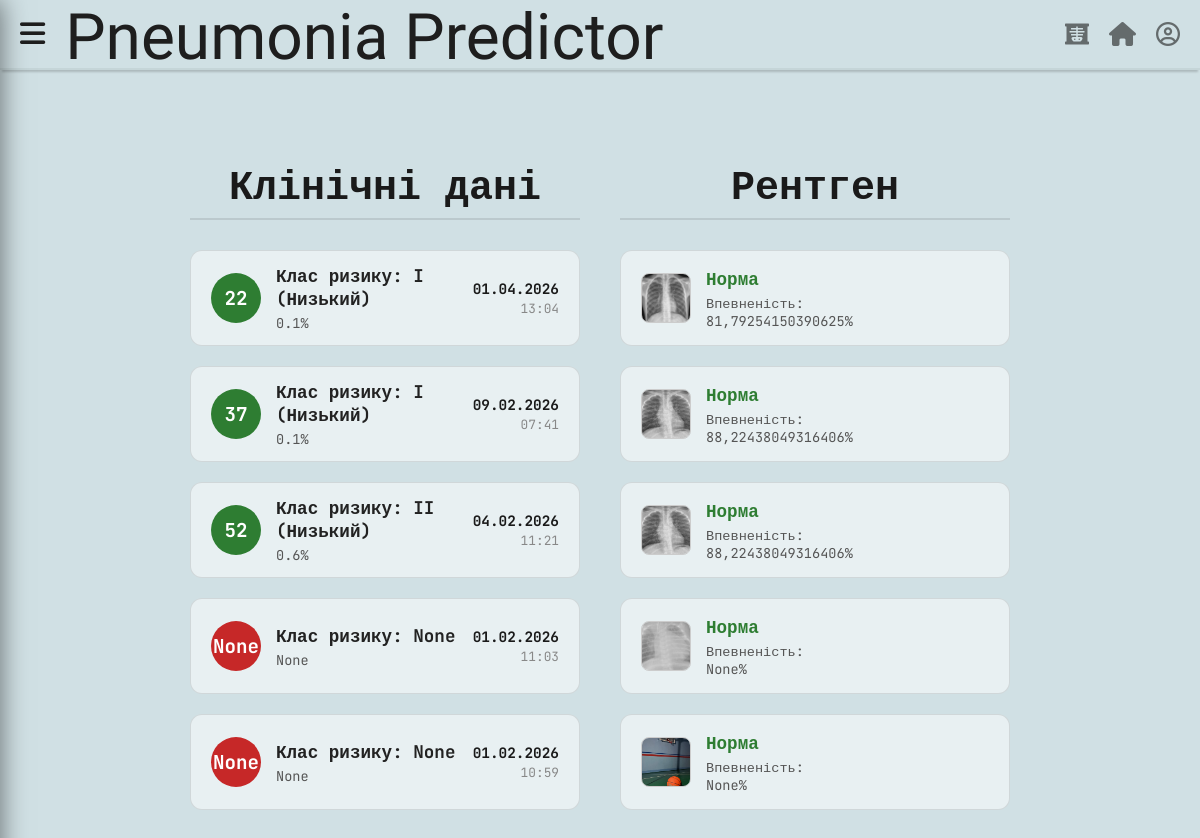
The page /diagnosis/history/ (signed in) on the database its author committed.
### diagnosis/models.py (models this page shows, shortened)
class ClinicalData(models.Model):
    user = models.ForeignKey(
        settings.AUTH_USER_MODEL,
        on_delete=models.CASCADE,
        verbose_name="Пацієнт"
    )
    GENDER_CHOICES = [
        ('M', 'Чоловік'),
        ('F', 'Жінка'),
    ]
    gender = models.CharField(max_length=1, choices=GENDER_CHOICES, default='M', verbose_name="Стать")
    age = models.PositiveIntegerField(verbose_name="Вік")
    cough = models.BooleanField(default=False, verbose_name="Кашель")
    rasp = models.BooleanField(default=False, verbose_name="Хрипи")
    cancer = models.BooleanField(default=False, verbose_name="Онкологічні захворювання")
    liver_disease = models.BooleanField(default=False, verbose_name="Захворювання печінки")
    heart_disease = models.BooleanField(default=False, verbose_name="Серцева недостатність")
    cerebrovascular_disease = models.BooleanField(default=False, verbose_name="Цереброваскулярні хвороби (інсульт)")
    renal_disease = models.BooleanField(default=False, verbose_name="Захворювання нирок")
    nursing_home = models.BooleanField(default=False, verbose_name="Проживання в будинку престарілих")
    altered_mental_status = models.BooleanField(default=False, verbose_name="Сплутаність свідомості")
    respiratory_rate = models.PositiveIntegerField(
        verbose_name="Частота дихання (вдихів/хв)",
        default=18,
        validators=[MinValueValidator(5), MaxValueValidator(80)]
    )
    systolic_bp = models.PositiveIntegerField(
        verbose_name="Систолічний тиск (верхній)",
        default=120,
        validators=[MinValueValidator(40), MaxValueValidator(300)]
    )
    pulse = models.PositiveIntegerField(
        verbose_name="Пульс (уд/хв)",
        default=70,
        validators=[MinValueValidator(30), MaxValueValidator(250)]
    )
    temperature = models.FloatField(
        verbose_name="Температура (°C)",
        validators=[MinValueValidator(30.0), MaxValueValidator(45.0)]
    )
    hemoglobin = models.FloatField(
        verbose_name="Гемоглобін (г/л)",
        validators=[MinValueValidator(20.0), MaxValueValidator(250.0)]
    )
    created_at = models.DateTimeField(auto_now_add=True, verbose_name="Дата аналізу")
    psi_score = models.IntegerField(
        null=True, blank=True,
        verbose_name="Бал PSI"
    )
    risk_class = models.CharField(
        max_length=50,
        null=True, blank=True,
        verbose_name="Клас ризику"
    )
    mortality_prediction = models.CharField(
        max_length=50,
        null=True, blank=True,
        verbose_name="Прогноз смертності"
    )

class XRayData(models.Model):
    user = models.ForeignKey(
        settings.AUTH_USER_MODEL,
        on_delete=models.CASCADE,
    )
    image = models.ImageField(
        upload_to=user_directory_path,
        verbose_name="Рентген",
        validators=[FileExtensionValidator(allowed_extensions=['jpg', 'jpeg', 'png'])]
    )
    confidence = models.FloatField(blank=True, null=True)
    result = models.CharField(max_length=50, blank=True)
    created_at = models.DateTimeField(auto_now_add=True, verbose_name="Дата аналізу")

### diagnosis/views.py (the view)
# urls.py: path('history/', HistoryView, name='history'),
@login_required
def HistoryView(request):
    clinical_records = ClinicalData.objects.filter(user=request.user).order_by('-created_at')[:5]
    xray_records = XRayData.objects.filter(user=request.user).order_by('-created_at')[:5]
    context = {
        'clinical_records': clinical_records,
        'xray_records': xray_records,
    }
    return render(request, 'diagnosis/history.html', context)

### diagnosis/templates/diagnosis/history.html (shortened to what this page needs)
{% extends "diagnosis/base.html" %}
{% load static %}
{% block content %}
<div class="history-container">
    <div class="history-column">
    <h2 class="column-header">Клінічні дані</h2>
    {% if clinical_records %}
        {% for record in clinical_records %}
            <div class="history-card">
                <div class="psi-score-circle {% if record.psi_score <= 70 %}score-low{% elif record.psi_score <= 90 %}score-med{% else %}score-high{% endif %}">
                    {{ record.psi_score }}
                </div>
                <div class="card-info">
                    <div class="card-title">Клас ризику: {{ record.risk_class }}</div>
                    <div class="card-details">{{ record.mortality_prediction }}</div>
                </div>
                <div class="card-meta">
                    <div class="card-date">{{ record.created_at|date:"d.m.Y" }}</div>
                    <div class="card-time">{{ record.created_at|date:"H:i" }}</div>
                </div>
            </div>
        {% endfor %}
    {% else %}
        <div class="empty-state">Немає записів.</div>
    {% endif %}
</div>
<div class="history-column">
    <h2 class="column-header">Рентген</h2>
    {% if xray_records %}
        {% for xray in xray_records %}
            <div class="history-card">
                {% if xray.image %}
                    <img src="{{ xray.image.url }}" alt="X-ray" class="xray-thumb">
                {% else %}
                    <div class="xray-thumb" style="display:flex;align-items:center;justify-content:center;color:#fff;">?</div>
                {% endif %}
                <div class="card-info">
                    <div class="card-title">
                        {% if xray.result == "pneumonia" %}
                            <span class="result-text-danger">Пневмонія</span>
                        {% else %}
                            <span class="result-text-safe">Норма</span>
                        {% endif %}
                    </div>
                    <div class="card-details">Впевненість: <br>{{ xray.confidence }}%</div>
                </div>
                <div class="card-meta">
                </div>
            </div>
        {% endfor %}
    {% else %}
        <div class="empty-state">Немає знімків.</div>
    {% endif %}
    </div>
</div>
{% endblock %}

### diagnosis/templates/diagnosis/base.html (shortened to what this page needs)
{% load static %}
<!DOCTYPE html>
<html lang="uk">
<head>
    <link rel="stylesheet" href="https://cdnjs.cloudflare.com/ajax/libs/font-awesome/6.0.0/css/all.min.css">
    <link rel="stylesheet" href="{% static 'diagnosis/css/style.css' %}">
</head>
<body>
    <nav class="navbar">
        <div class="nav-left">
            <div class="hamburger" onclick="openNav()">
                <i class="fas fa-bars"></i>
            </div>
            <div class="logo">Pneumonia Predictor</div>
        </div>
        <div class="nav-right">
            <a href="{% url 'diagnosis:xray_data' %}" class="nav-icon"><i class="fas fa-x-ray"></i></a>
            <a href="{% url 'home' %}" class="nav-icon"><i class="fas fa-home"></i></a>
            <a href="{% url 'accounts:profile' %}" class="nav-icon"><i class="far fa-user-circle"></i></a>
        </div>
    </nav>
    <main class="main-content">
        {% block content %}
        {% endblock %}
    </main>
</body>
</html>

### diagnosis/static/diagnosis/css/style.css (style rules this page uses)
:root { --bg-color: #d0e0e4; --text-color: #1e1e1e; --btn-color: #1e1e1e; --btn-text: white; }
* { box-sizing: border-box; margin: 0; padding: 0; }
body { background-color: var(--bg-color); font-family: 'JetBrains Mono', monospace; color: var(--text-color); display: flex; flex-direction: column; min-height: 100vh; }
.navbar { display: flex; justify-content: space-between; align-items: center; padding: 15px 20px; border-bottom: 2px solid rgba(0,0,0,0.05); height: 70px !important; min-height: 70px !important; box-shadow: 0 4px 2px -2px #acb9bc; position: relative; z-index: 100; background-color: var(--bg-color); }
.nav-left, .nav-right { display: flex; align-items: center; gap: 20px; }
.logo { font-family: 'Jomhuria', sans-serif; font-size: 4rem; line-height: 0.1; position: relative; top: 4px; color: #1E1E1E; cursor: default; }
.hamburger { font-size: 1.8rem; cursor: pointer; }
.nav-icon { font-size: 1.5rem; opacity: 0.6; cursor: pointer; text-decoration: none; color: inherit; transition-duration: 0.3s; }
.main-content { flex: 1; display: flex; flex-direction: column; justify-content: center; align-items: center; text-align: center; padding: 20px; width: 100%; max-width: 900px; margin: 0 auto; }

### diagnosis/templates/diagnosis/history.html (style rules this page uses)
.history-container { max-width: 1200px; width: 100%; margin: 40px auto; padding: 0 20px; display: flex; gap: 40px; align-items: flex-start; min-height: 500px; }
.history-column { flex: 1; display: flex; flex-direction: column; gap: 20px; justify-content: flex-start; }
.column-header { font-size: 2.5rem; color: #1a1a1a; text-align: center; line-height: 0.9; border-bottom: 2px solid rgba(0,0,0,0.1); padding-bottom: 15px; margin-bottom: 10px; min-height: 90px; display: flex; align-items: flex-end; justify-content: center; }
.history-card { background: rgba(255, 255, 255, 0.5); border: 1px solid rgba(0,0,0,0.1); border-radius: 12px; padding: 15px 20px; margin-bottom: 0; width: 100%; height: 6rem; display: flex; align-items: center; justify-content: space-between; gap: 15px; transition: transform 0.2s, box-shadow 0.2s; font-family: 'JetBrains Mono', monospace; }
.card-info { display: flex; flex-direction: column; justify-content: center; flex: 1; text-align: left; }
.card-title { font-weight: bold; font-size: 1.1rem; color: #222; margin-bottom: 4px; }
.card-details { font-size: 0.85rem; color: #555; }
.card-meta { text-align: right; min-width: 80px; }
.card-date { font-size: 0.9rem; font-weight: bold; color: #1a1a1a; }
.card-time { font-size: 0.8rem; color: #888; margin-top: 2px; }
.result-text-safe { color: #2e7d32; font-weight: bold; }
.psi-score-circle { width: 50px; height: 50px; border-radius: 50%; display: flex; align-items: center; justify-content: center; font-weight: bold; font-size: 1.2rem; color: #fff; flex-shrink: 0; }
.score-low { background-color: #2e7d32; }
.score-high { background-color: #c62828; }
.xray-thumb { width: 50px; height: 50px; border-radius: 8px; object-fit: cover; border: 1px solid #ccc; flex-shrink: 0; }

### rows shown on the page
ClinicalData: psi_score "22", risk_class "I (Низький)", mortality_prediction "0.1%", created_at "01.04.2026", created_at "13:04"
ClinicalData: psi_score "37", risk_class "I (Низький)", mortality_prediction "0.1%", created_at "09.02.2026", created_at "07:41"
ClinicalData: psi_score "52", risk_class "II (Низький)", mortality_prediction "0.6%", created_at "04.02.2026", created_at "11:21"
ClinicalData: psi_score "None", risk_class "None", mortality_prediction "None", created_at "01.02.2026", created_at "11:03"
ClinicalData: psi_score "None", risk_class "None", mortality_prediction "None", created_at "01.02.2026", created_at "10:59"
XRayData: image (picture), result "Норма", confidence "81,79254150390625"
XRayData: image (picture), result "Норма", confidence "88,22438049316406"
XRayData: image (picture), result "Норма", confidence "88,22438049316406"
XRayData: image (picture), result "Норма", confidence "None"
XRayData: image (picture), result "Норма", confidence "None"
